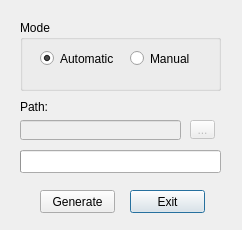
<?xml version="1.0" encoding="UTF-8"?>
<ui version="4.0">
 <class>Dialog</class>
 <widget class="QDialog" name="Dialog">
  <property name="geometry">
   <rect>
    <x>0</x>
    <y>0</y>
    <width>242</width>
    <height>230</height>
   </rect>
  </property>
  <property name="windowTitle">
   <string>Dialog</string>
  </property>
  <widget class="QPushButton" name="cmdExit">
   <property name="geometry">
    <rect>
     <x>130</x>
     <y>190</y>
     <width>75</width>
     <height>23</height>
    </rect>
   </property>
   <property name="text">
    <string>Exit</string>
   </property>
  </widget>
  <widget class="QPushButton" name="cmdStart">
   <property name="geometry">
    <rect>
     <x>40</x>
     <y>190</y>
     <width>75</width>
     <height>23</height>
    </rect>
   </property>
   <property name="text">
    <string>Generate</string>
   </property>
  </widget>
  <widget class="QGroupBox" name="frmMode">
   <property name="geometry">
    <rect>
     <x>20</x>
     <y>20</y>
     <width>201</width>
     <height>71</height>
    </rect>
   </property>
   <property name="title">
    <string>Mode</string>
   </property>
   <widget class="QRadioButton" name="optAuto">
    <property name="geometry">
     <rect>
      <x>20</x>
      <y>30</y>
      <width>82</width>
      <height>17</height>
     </rect>
    </property>
    <property name="text">
     <string>Automatic</string>
    </property>
    <property name="checked">
     <bool>true</bool>
    </property>
   </widget>
   <widget class="QRadioButton" name="optManual">
    <property name="geometry">
     <rect>
      <x>110</x>
      <y>30</y>
      <width>82</width>
      <height>17</height>
     </rect>
    </property>
    <property name="text">
     <string>Manual</string>
    </property>
   </widget>
  </widget>
  <widget class="QLabel" name="lblPath">
   <property name="geometry">
    <rect>
     <x>20</x>
     <y>100</y>
     <width>47</width>
     <height>13</height>
    </rect>
   </property>
   <property name="text">
    <string>Path:</string>
   </property>
  </widget>
  <widget class="QLineEdit" name="txtPath">
   <property name="enabled">
    <bool>false</bool>
   </property>
   <property name="geometry">
    <rect>
     <x>20</x>
     <y>120</y>
     <width>161</width>
     <height>20</height>
    </rect>
   </property>
  </widget>
  <widget class="QToolButton" name="btnPath">
   <property name="enabled">
    <bool>false</bool>
   </property>
   <property name="geometry">
    <rect>
     <x>190</x>
     <y>120</y>
     <width>25</width>
     <height>19</height>
    </rect>
   </property>
   <property name="text">
    <string>...</string>
   </property>
  </widget>
  <widget class="QProgressBar" name="progressBar">
   <property name="geometry">
    <rect>
     <x>20</x>
     <y>150</y>
     <width>201</width>
     <height>23</height>
    </rect>
   </property>
   <property name="maximum">
    <number>2</number>
   </property>
   <property name="value">
    <number>0</number>
   </property>
   <property name="textVisible">
    <bool>false</bool>
   </property>
  </widget>
 </widget>
 <resources/>
 <connections/>
</ui>
